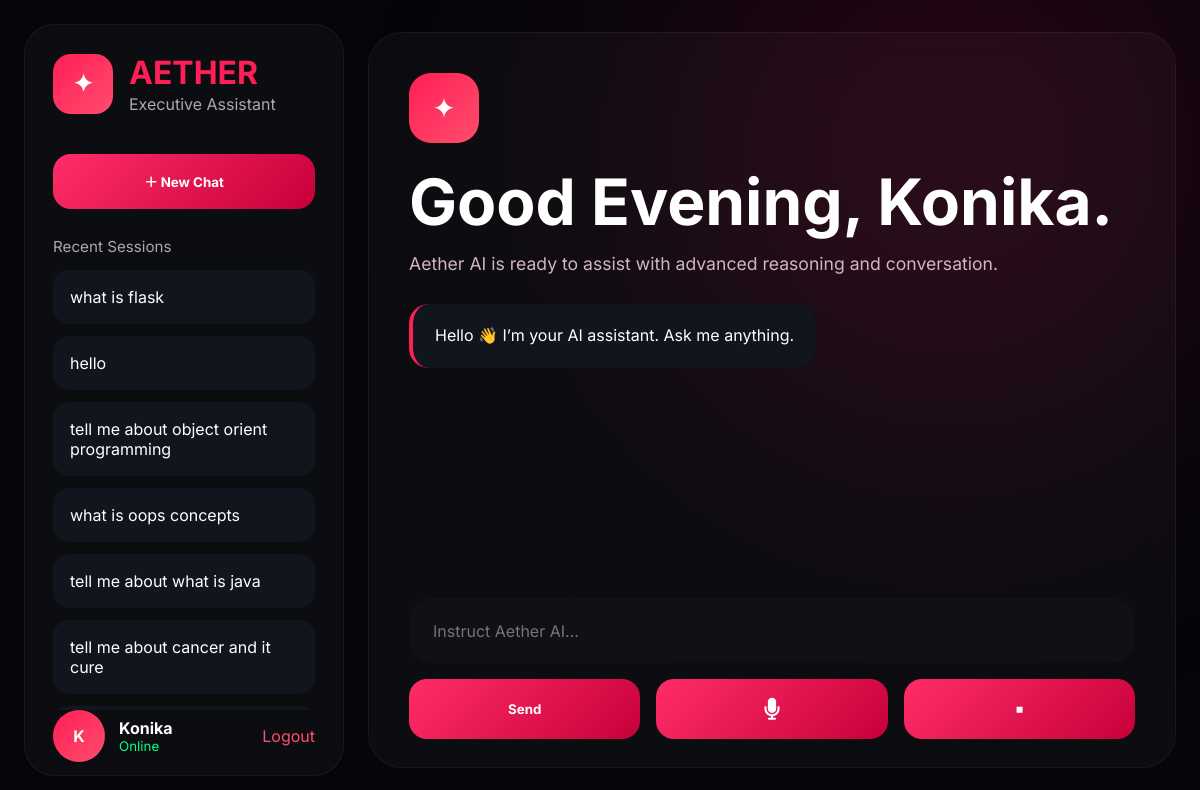
/ (signed in), run on the app's committed database.
### tables this page shows
CREATE TABLE chats (
  id INTEGER PRIMARY KEY AUTOINCREMENT,
  user_id INTEGER NOT NULL,
  message TEXT NOT NULL,
  response TEXT NOT NULL,
  timestamp DATETIME DEFAULT CURRENT_TIMESTAMP,
  FOREIGN KEY(user_id) REFERENCES users(id)
);

### app.py (the view)
@app.route("/")
def home():
    logged_in = "user_id" in session
    username = session.get("username")
    chats = []
    if logged_in:
        db = get_db()
        chats = db.execute(
            "SELECT message, response FROM chats WHERE user_id=? ORDER BY timestamp DESC",
            (session["user_id"],)
        ).fetchall()
    return render_template(
        "index.html",
        chats=chats,
        logged_in=logged_in,
        username=username
    )

### app.py (called while the page is built)
def get_db():
    if "db" not in g:
        g.db = sqlite3.connect(DB_PATH, timeout=10, check_same_thread=False)
        g.db.row_factory = sqlite3.Row
    return g.db

### templates/index.html (shortened to what this page needs)
<!DOCTYPE html>
<html lang="en">
<head>
  <link rel="stylesheet" href="/static/style.css">
  <link rel="stylesheet" href="https://cdnjs.cloudflare.com/ajax/libs/font-awesome/6.5.1/css/all.min.css">
</head>
<body>
<div class="bg-glow"></div>
<div class="app-root">
  {% if logged_in %}
  <aside class="sidebar">
    <div>
      <div class="logo-box">
        <div class="logo-icon">✦</div>
        <div>
          <h1>AETHER</h1>
          <p>Executive Assistant</p>
        </div>
      </div>
      <button class="new-chat" onclick="newChat()">
        ＋ New Chat
      </button>
      <div class="history-title">
        Recent Sessions
      </div>
      <div class="history">
        {% for chat in chats %}
        <div
          class="history-item"
          onclick="loadHistory(
            `{{ chat.message | escape }}`,
            `{{ chat.response | escape }}`
          )"
        >
          {{ chat.message }}
        </div>
        {% endfor %}
      </div>
    </div>
    <div class="profile">
      <div class="avatar">
        {{ username[0]|upper }}
      </div>
      <div class="profile-info">
        <strong>{{ username }}</strong>
        <small>Online</small>
      </div>
      <a class="logout" href="/logout">
        Logout
      </a>
    </div>
  </aside>
  {% endif %}
  <main class="chat-area">
    <div class="voice-card">
<div class="hero" id="heroSection">
  <div class="hero-icon">
    ✦
  </div>
  <h1>
    Good Evening{% if logged_in %}, {{ username }}{% endif %}.
  </h1>
  <p>
    Aether AI is ready to assist with advanced reasoning and conversation.
  </p>
</div>
      <div id="chatWindow" class="chat-window">
        <div class="bot-msg">
          Hello 👋 I’m your AI assistant. Ask me anything.
        </div>
      </div>
      <div class="controls">
        <input
          id="msg"
          placeholder="Instruct Aether AI..."
          onkeydown="handleKey(event)"
        />
        <div class="buttons">
          <button onclick="send()">
            Send
          </button>
         <button onclick="startVoice()">
          <i class="fas fa-microphone" style="font-size: 22px;"></i>
        </button>
          <button onclick="stopVoice()">
            ⏹
          </button>
        </div>
      </div>
    </div>
  </main>
</div>
</body>
</html>

### static/style.css (style rules this page uses)
:root { --bg:#05060a; --panel:#0f1117; --glass:rgba(255,255,255,0.04); --accent:#ff1e56; --accent2:#ff4d6d; --text:#ffffff; --muted:#b7b7c7; }
* { margin:0; padding:0; box-sizing:border-box; font-family:"Inter",sans-serif; }
body { background:#05060a; color:white; overflow:hidden; }
.bg-glow { position:fixed; width:900px; height:900px; background:radial-gradient( circle, rgba(255,0,90,.18), transparent 70% ); top:-300px; right:-200px; filter:blur(120px); z-index:-1; }
.app-root { display:flex; height:100vh; padding:24px; gap:24px; }
.sidebar { width:320px; background:rgba(255,255,255,0.03); border:1px solid rgba(255,255,255,0.05); backdrop-filter:blur(20px); border-radius:30px; padding:28px; display:flex; flex-direction:column; justify-content:space-between; }
.logo-box { display:flex; align-items:center; gap:16px; margin-bottom:40px; }
.logo-icon { width:60px; height:60px; border-radius:18px; background:linear-gradient( 135deg, #ff1e56, #ff4d6d ); display:flex; align-items:center; justify-content:center; font-size:24px; font-weight:700; }
.logo-box h1 { font-size:2rem; color:#ff1e56; }
.logo-box p { color:#aaa; margin-top:2px; }
.profile { display:flex; align-items:center; gap:14px; }
.avatar { width:52px; height:52px; border-radius:50%; background:linear-gradient( 135deg, #ff1e56, #ff4d6d ); display:flex; align-items:center; justify-content:center; font-weight:700; }
.profile-info { display:flex; flex-direction:column; }
.profile-info small { color:#00ff84; }
.logout { margin-left:auto; color:#ff4d6d; text-decoration:none; }
.new-chat { width:100%; border:none; padding:18px; border-radius:18px; margin-bottom:28px; background:linear-gradient( 135deg, #ff2d67, #c70039 ); color:white; font-weight:700; cursor:pointer; transition:.3s; }
.history-title { color:#aaa; margin-bottom:14px; font-size:.95rem; }
.history { overflow-y:auto; max-height:55vh; }
.history-item { background:#11151d; padding:16px; border-radius:16px; margin-bottom:12px; cursor:pointer; transition:.3s; border:1px solid transparent; }
.chat-area { flex:1; display:flex; justify-content:center; align-items:center; position:relative; }
.voice-card { width:min(1100px,100%); height:92vh; background:rgba(255,255,255,0.03); border:1px solid rgba(255,255,255,0.05); backdrop-filter:blur(18px); border-radius:34px; display:flex; flex-direction:column; overflow:hidden; }
.hero { padding:40px 40px 10px; }
.hero-icon { width:70px; height:70px; border-radius:22px; background:linear-gradient( 135deg, #ff1e56, #ff4d6d ); display:flex; align-items:center; justify-content:center; font-size:28px; margin-bottom:24px; }
.hero h1 { font-size:4rem; line-height:1.1; margin-bottom:16px; }
.hero p { color:#d2b6bd; font-size:1.1rem; }
.chat-window { flex:1; overflow-y:auto; padding:20px 40px; display:flex; flex-direction:column; gap:24px; }
.bot-msg { align-self:flex-start; max-width:70%; background:#11151d; border-left:4px solid #ff1e56; padding:18px 22px; border-radius:20px; line-height:1.7; }
.controls { padding:28px 40px; }
.controls input { width:100%; height:65px; border:none; outline:none; background:#0f1117; border-radius:22px; padding:0 24px; color:white; font-size:1rem; }
.buttons { display:flex; gap:16px; margin-top:16px; }
.buttons button { flex:1; height:60px; border:none; border-radius:18px; background:linear-gradient( 135deg, #ff2d67, #c70039 ); color:white; font-weight:700; cursor:pointer; transition:.3s; }

### data on the page
chats: message "what is flask"
chats: message "hello"
chats: message "tell me about object orient programming"
chats: message "what is oops concepts"
chats: message "tell me about what is java"
chats: message "tell me about cancer and it cure"

### other printed values
{{ username[0]|upper }} "K"
{{ username }} "Konika"
